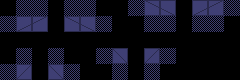

A level layout from a 2D game, rendered from its tile map. Below: a short description, then the map file with its tile-grid data intact:
An orthogonal 15x5 tile map with 16x16 px tiles, 3 tile layers (regions, input_proto, output_proto).

<map version="1.5" tiledversion="1.7.2" orientation="orthogonal" renderorder="right-down" width="15" height="5" tilewidth="16" tileheight="16" infinite="0" nextlayerid="4" nextobjectid="1">
 <tileset firstgid="1" source="prototype.tsx" />
 <layer id="1" name="regions" width="15" height="5">
  <data encoding="csv">
0,8,8,0,8,8,0,0,8,8,8,0,8,8,8,
8,8,8,0,8,8,8,0,0,8,8,0,8,8,0,
0,0,0,0,0,0,0,0,0,0,0,0,0,0,0,
0,8,0,8,0,0,8,8,0,8,8,0,0,0,0,
8,8,0,8,8,0,0,8,0,8,0,0,0,0,0
</data>
 </layer>
 <layer id="2" name="input_proto" width="15" height="5">
  <data encoding="csv">
0,8,8,0,8,8,0,0,8,1,1,0,1,1,8,
8,1,1,0,1,1,8,0,0,8,8,0,8,8,0,
0,0,0,0,0,0,0,0,0,0,0,0,0,0,0,
0,8,0,8,0,0,8,1,0,1,8,0,0,0,0,
8,1,0,1,8,0,0,8,0,8,0,0,0,0,0
</data>
 </layer>
 <layer id="3" name="output_proto" width="15" height="5">
  <data encoding="csv">
0,0,0,0,0,0,0,0,0,11,12,0,13,14,0,
0,4,5,0,6,7,0,0,0,0,0,0,0,0,0,
0,0,0,0,0,0,0,0,0,0,0,0,0,0,0,
0,0,0,0,0,0,0,9,0,10,0,0,0,0,0,
0,2,0,3,0,0,0,0,0,0,0,0,0,0,0
</data>
 </layer>
</map>
